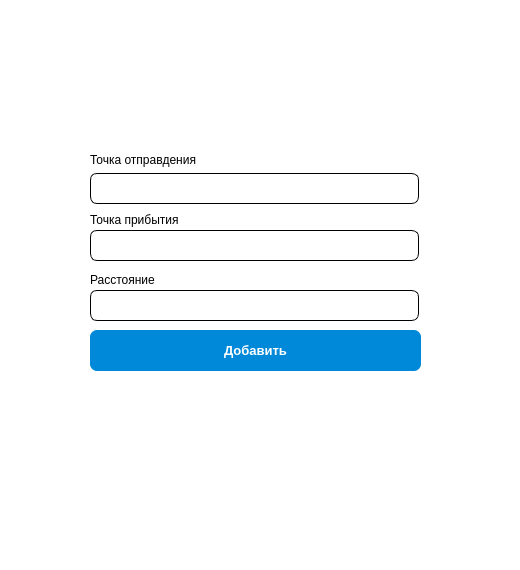
<?xml version="1.0" encoding="UTF-8"?>
<ui version="4.0">
 <class>AddRoutes</class>
 <widget class="QWidget" name="AddRoutes">
  <property name="geometry">
   <rect>
    <x>0</x>
    <y>0</y>
    <width>520</width>
    <height>570</height>
   </rect>
  </property>
  <property name="maximumSize">
   <size>
    <width>520</width>
    <height>570</height>
   </size>
  </property>
  <property name="font">
   <font>
    <pointsize>10</pointsize>
    <bold>false</bold>
   </font>
  </property>
  <property name="windowTitle">
   <string>Form</string>
  </property>
  <property name="styleSheet">
   <string notr="true">background-color: rgb(255, 255, 255);</string>
  </property>
  <widget class="QLineEdit" name="lineEditStartLoc">
   <property name="geometry">
    <rect>
     <x>90</x>
     <y>173</y>
     <width>329</width>
     <height>31</height>
    </rect>
   </property>
   <property name="font">
    <font>
     <pointsize>10</pointsize>
     <bold>false</bold>
    </font>
   </property>
   <property name="styleSheet">
    <string notr="true">
    border-width: 1px;
    border-style: solid;
    border-color: black;
	border-radius: 7px;</string>
   </property>
  </widget>
  <widget class="QLineEdit" name="lineEditEndLoc">
   <property name="geometry">
    <rect>
     <x>90</x>
     <y>230</y>
     <width>329</width>
     <height>31</height>
    </rect>
   </property>
   <property name="font">
    <font>
     <pointsize>10</pointsize>
     <bold>false</bold>
    </font>
   </property>
   <property name="styleSheet">
    <string notr="true">
    border-width: 1px;
    border-style: solid;
    border-color: black;
	border-radius: 7px;</string>
   </property>
  </widget>
  <widget class="QLineEdit" name="lineEditDistance">
   <property name="geometry">
    <rect>
     <x>90</x>
     <y>290</y>
     <width>329</width>
     <height>31</height>
    </rect>
   </property>
   <property name="font">
    <font>
     <pointsize>10</pointsize>
     <bold>false</bold>
    </font>
   </property>
   <property name="styleSheet">
    <string notr="true">
    border-width: 1px;
    border-style: solid;
    border-color: black;
	border-radius: 7px;</string>
   </property>
  </widget>
  <widget class="QPushButton" name="pushButton">
   <property name="geometry">
    <rect>
     <x>90</x>
     <y>330</y>
     <width>331</width>
     <height>41</height>
    </rect>
   </property>
   <property name="font">
    <font>
     <pointsize>10</pointsize>
     <bold>true</bold>
    </font>
   </property>
   <property name="styleSheet">
    <string notr="true">
QPushButton{
	background-color: #0089D9;
	border: none;
	color: white;
	border-radius: 7px;
}

QPushButton:pressed{
	background: #00598C;}</string>
   </property>
   <property name="text">
    <string>Добавить</string>
   </property>
  </widget>
  <widget class="QLabel" name="label">
   <property name="geometry">
    <rect>
     <x>90</x>
     <y>150</y>
     <width>151</width>
     <height>20</height>
    </rect>
   </property>
   <property name="font">
    <font>
     <pointsize>9</pointsize>
     <bold>false</bold>
    </font>
   </property>
   <property name="text">
    <string>Точка отправдения</string>
   </property>
  </widget>
  <widget class="QLabel" name="label_2">
   <property name="geometry">
    <rect>
     <x>90</x>
     <y>210</y>
     <width>131</width>
     <height>20</height>
    </rect>
   </property>
   <property name="font">
    <font>
     <pointsize>9</pointsize>
     <bold>false</bold>
    </font>
   </property>
   <property name="text">
    <string>Точка прибытия</string>
   </property>
  </widget>
  <widget class="QLabel" name="label_3">
   <property name="geometry">
    <rect>
     <x>90</x>
     <y>270</y>
     <width>91</width>
     <height>20</height>
    </rect>
   </property>
   <property name="font">
    <font>
     <pointsize>9</pointsize>
     <bold>false</bold>
    </font>
   </property>
   <property name="text">
    <string>Расстояние</string>
   </property>
  </widget>
 </widget>
 <resources/>
 <connections/>
</ui>
